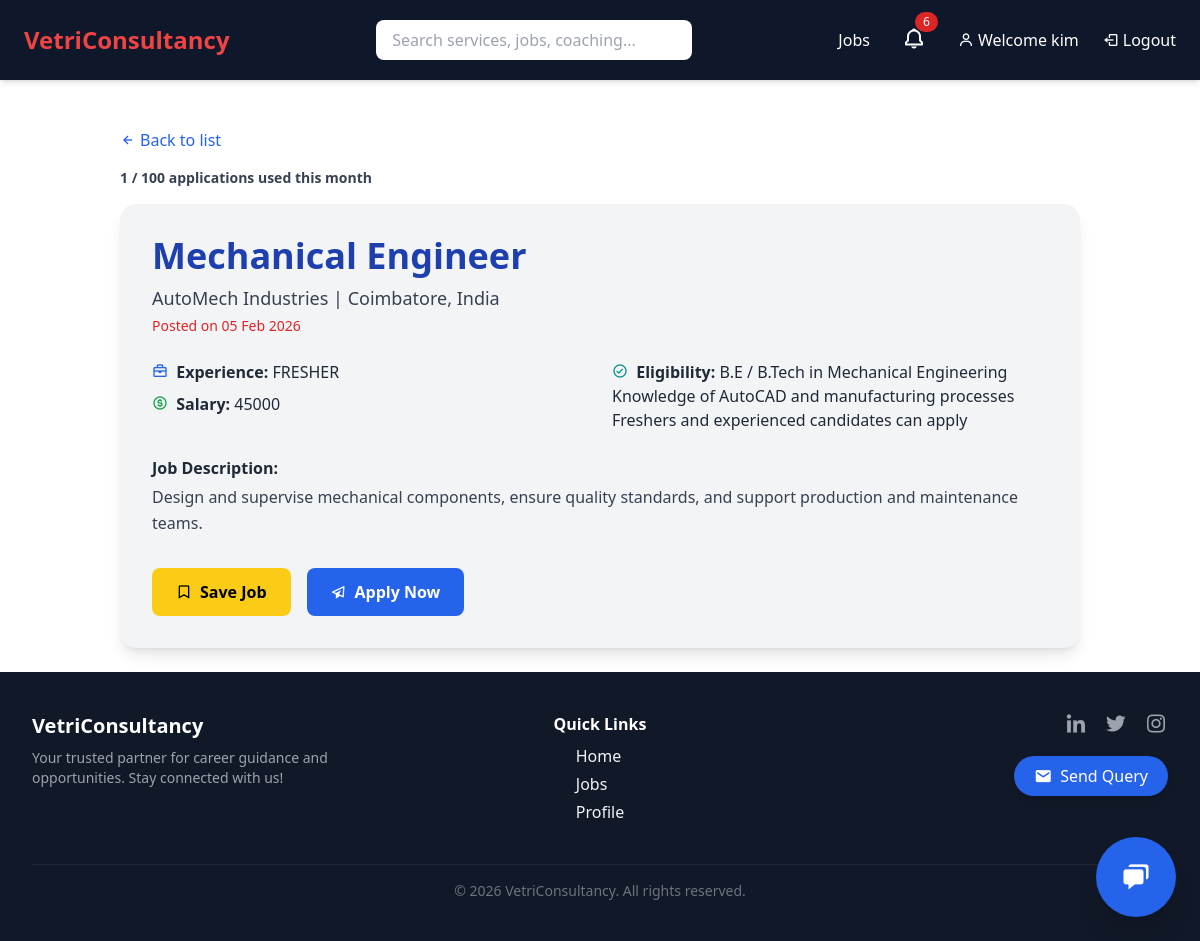
/jobs/8/ (signed in), run on the app's committed database.
### VCS/models.py (models this page shows, shortened)
class Job(models.Model):
    EXPERIENCE_CHOICES = [
        ('FRESHER', 'Fresher'),
        ('1-3', '1–3 Years'),
        ('3-5', '3–5 Years'),
        ('5+', '5+ Years'),
    ]
    company_name = models.CharField(max_length=200, db_index=True)
    job_title = models.CharField(max_length=200, db_index=True)
    location = models.CharField(max_length=100, db_index=True)
    experience = models.CharField(
        max_length=10,
        choices=EXPERIENCE_CHOICES,
        db_index=True
    )
    salary_range = models.IntegerField(help_text="Monthly salary", db_index=True)
    is_remote = models.BooleanField(default=False)
    eligibility = models.TextField()
    job_description = models.TextField()
    posted_at = models.DateTimeField(auto_now_add=True, db_index=True)
    saved_by = models.ManyToManyField(User, blank=True, related_name='saved_jobs')
    applied_by = models.ManyToManyField(User, through='JobApplication', related_name='applied_jobs')
    class Meta:
        indexes = [
            models.Index(fields=['job_title']),
            models.Index(fields=['location']),
            models.Index(fields=['experience']),
            models.Index(fields=['salary_range']),
        ]

### VCS/views.py (the view)
# urls.py: path('jobs/<int:pk>/', job_detail, name='job_detail'),
def job_detail(request, pk):
    job = get_object_or_404(Job, pk=pk)
    has_applied = False
    applications_used = 0
    applications_limit = None
    limit_reached = False
    show_warning = False
    if request.user.is_authenticated:
        has_applied = JobApplication.objects.filter(
            job=job,
            user=request.user
        ).exists()
        profile = Profile.objects.get(user=request.user)
        applications_used = profile.applications_this_month()
        applications_limit = profile.application_limit()
        if applications_limit is not None:
            limit_reached = applications_used >= applications_limit
            show_warning = applications_used >= (applications_limit - 2)
    return render(request, 'job_detail.html', {
        'job': job,
        'has_applied': has_applied,
        'applications_used': applications_used,
        'applications_limit': applications_limit,
        'limit_reached': limit_reached,
        'show_warning': show_warning,
    })

### VCS/context_processors.py (called while the page is built)
def notification_count(request):
    if request.user.is_authenticated:
        unread_count = Notification.objects.filter(
            user=request.user,
            is_read=False
        ).count()
        latest_notifications = Notification.objects.filter(
            user=request.user
        ).order_by('-created_at')[:5]
    else:
        unread_count = 0
        latest_notifications = []
    return {
        'notification_count': unread_count,
        'latest_notifications': latest_notifications,
    }

### VCS/models.py (called while the page is built)
    def application_limit(self):
        if self.is_proplus:
            return None
        if self.is_pro:
            return 100
        return 20

    def applications_this_month(self):
        now = timezone.now()
        return JobApplication.objects.filter(
            user=self.user,
            applied_at__year=now.year,
            applied_at__month=now.month
        ).count()

### VCS/templates/job_detail.html (shortened to what this page needs)
{% extends 'base.html' %}
{% block content %}
<link href="https://unpkg.com/boxicons@2.1.4/css/boxicons.min.css" rel="stylesheet">
<div class="mt-6 max-w-5xl mx-auto px-4 sm:px-6 lg:px-8">
    <a href="{% url 'job_list' %}" class="text-blue-600 hover:underline flex items-center gap-1 mb-4">
        <i class='bx bx-left-arrow-alt'></i> Back to list
    </a>
    {% if user.is_authenticated and not user.is_superuser %}
        <div class="mb-4">
            {% if applications_limit %}
                <p class="text-sm text-gray-700 font-semibold">
                    {{ applications_used }} / {{ applications_limit }} applications used this month
                </p>
            {% else %}
                <p class="text-sm text-green-700 font-semibold">
                    Unlimited applications 🎉
                </p>
            {% endif %}
        </div>
    {% endif %}
    <div class="bg-gray-100 rounded-2xl shadow-lg p-6 sm:p-8">
        <h1 class="text-3xl sm:text-4xl font-bold text-blue-800 mb-2">{{ job.job_title }}</h1>
        <p class="text-gray-700 sm:text-lg">{{ job.company_name }} | {{ job.location }}</p>
        <p class="text-sm text-red-600 mt-1">Posted on {{ job.posted_at|date:"d M Y" }}</p>
        <div class="mt-6 grid grid-cols-1 md:grid-cols-2 gap-6 text-gray-800">
            <div class="flex flex-col gap-2">
                <p><i class='bx bx-briefcase text-blue-600 mr-1'></i> <strong>Experience:</strong> {{ job.experience }}</p>
                <p><i class='bx bx-dollar-circle text-green-600 mr-1'></i> <strong>Salary:</strong> {{ job.salary_range }}</p>
            </div>
            <div class="flex flex-col gap-2">
                <p><i class='bx bx-check-circle text-teal-600 mr-1'></i> <strong>Eligibility:</strong> {{ job.eligibility }}</p>
            </div>
        </div>
        <div class="mt-6">
            <p class="font-semibold text-gray-800 mb-1">Job Description:</p>
            <p class="text-gray-700 leading-relaxed">{{ job.job_description }}</p>
        </div>
        <div class="mt-8 flex flex-col sm:flex-row sm:flex-wrap gap-4">
            {% if user.is_authenticated %}
                {% if not user.is_superuser %}
                <form method="post" action="{% url 'save_job' job.pk %}">
                    <button type="submit"
                        class="flex items-center gap-2 px-6 py-3 bg-yellow-400 hover:bg-yellow-500 text-black rounded-lg font-semibold transition w-full sm:w-auto justify-center">
                        <i class='bx bx-bookmark'></i>
                        {% if user in job.saved_by.all %} Unsave {% else %} Save Job {% endif %}
                    </button>
                </form>
                {% endif %}
            {% else %}
                <a href="/login/"
                   class="flex items-center gap-2 px-6 py-3 bg-yellow-400 hover:bg-yellow-500 text-black rounded-lg font-semibold transition w-full sm:w-auto justify-center">
                    <i class='bx bx-bookmark'></i> Login to Save
                </a>
            {% endif %}
            {% if user.is_authenticated %}
                {% if has_applied %}
                    <button
                        class="flex items-center gap-2 px-6 py-3 bg-gray-400 text-white rounded-lg font-semibold w-full sm:w-auto justify-center cursor-not-allowed"
                        disabled>
                        <i class='bx bx-check-circle'></i> Applied
                    </button>
                {% else %}
                    {% if not user.is_superuser %}
                        {% if limit_reached %}
                            <button
                                class="flex items-center gap-2 px-6 py-3 bg-gray-400 text-white rounded-lg font-semibold w-full sm:w-auto justify-center cursor-not-allowed"
                                disabled>
                                <i class='bx bx-lock'></i> Limit Reached
                            </button>
                        {% else %}
                            <a href="{% url 'apply_job' job.pk %}"
                               class="flex items-center gap-2 px-6 py-3 bg-blue-600 hover:bg-blue-700 text-white rounded-lg font-semibold transition w-full sm:w-auto justify-center">
                                <i class='bx bx-paper-plane'></i> Apply Now
                            </a>
                        {% endif %}
                    {% endif %}
                {% endif %}
            {% else %}
                <a href="{% url 'login' %}"
                   class="flex items-center gap-2 px-6 py-3 bg-blue-600 hover:bg-blue-700 text-white rounded-lg font-semibold transition w-full sm:w-auto justify-center">
                    <i class='bx bx-log-in'></i> Login to Apply
                </a>
            {% endif %}
        </div>
    </div>
</div>
{% endblock %}

### VCS/templates/base.html (shortened to what this page needs)
<!DOCTYPE html>
<html lang="en" x-data="{ open: false, openQuery:false }">
<head>
    <script src="https://cdn.tailwindcss.com"></script>
    <link href="https://unpkg.com/boxicons@2.1.4/css/boxicons.min.css" rel="stylesheet">
    <link href="https://cdn.jsdelivr.net/npm/fullcalendar@6.1.11/index.global.min.css" rel="stylesheet">
</head>
<body class="flex flex-col min-h-screen">
    <header class="bg-slate-900 text-white px-6 py-4 flex flex-col md:flex-row md:items-center md:justify-between shadow-md">
    <div class="flex justify-between items-center w-full md:w-auto">
        <a href="/" class="text-2xl font-bold text-red-500 hover:text-red-600 transition-colors duration-200">
            VetriConsultancy
        </a>
    </div>
    <div :class="{'block': open, 'hidden': !open}" class="w-full mt-4 md:mt-0 md:flex md:items-center md:justify-between">
        <form action="/search/" method="get" class="w-full md:w-1/3 mx-auto mb-3 md:mb-0">
            <input type="text" name="q"
                   placeholder="Search services, jobs, coaching..."
                   class="w-full px-4 py-2 rounded-lg text-black focus:outline-none focus:ring-2 focus:ring-blue-500 transition shadow-sm">
        </form>
        <nav class="flex flex-col md:flex-row md:items-center space-y-2 md:space-y-0 md:space-x-6 text-sm md:text-base">
            <a href="/jobs/" class="hover:text-blue-400 transition duration-200">Jobs</a>
            {% if user.is_authenticated %}
            <div class="relative" id="notification-container">
                <button onclick="toggleNotifications()" class="relative text-2xl p-2 rounded hover:bg-slate-800 transition focus:outline-none">
                    <i class='bx bx-bell'></i>
                    {% if notification_count > 0 %}
                    <span class="absolute -top-1 -right-1 bg-red-600 text-white text-xs px-2 py-0.5 rounded-full">
                        {{ notification_count }}
                    </span>
                    {% endif %}
                </button>
            </div>
            {% if user.is_superuser or user.is_staff %}
            <a href="{% url 'admin_dashboard' %}" class="flex items-center gap-1 hover:text-yellow-400 transition duration-200">
                <i class='bx bx-tachometer'></i> Dashboard
            </a>
            {% else %}
            <a href="{% url 'profile' %}" class="flex items-center gap-1 hover:text-blue-400 transition duration-200">
                <i class='bx bx-user'></i> Welcome {{ user.username }}
            </a>
            {% endif %}
            <form method="post" action="{% url 'logout' %}" class="inline">
                <button type="submit" class="flex items-center gap-1 hover:text-red-400 transition duration-200">
                    <i class='bx bx-log-out'></i> Logout
                </button>
            </form>
            {% endif %}
        </nav>
    </div>
</header>
<main class="flex-grow px-4 md:px-6 py-6">
    {% block content %}{% endblock %}
</main>
<footer class="bg-gray-900 text-gray-100 py-10">
    <div class="max-w-7xl mx-auto px-4 sm:px-6 lg:px-8">
        <div class="grid grid-cols-1 sm:grid-cols-3 gap-8">
            <div class="flex flex-col items-center sm:items-start text-center sm:text-left">
                <h2 class="text-xl font-bold text-white mb-2">VetriConsultancy</h2>
                <p class="text-gray-400 text-sm">
                    Your trusted partner for career guidance and opportunities.
                    Stay connected with us!
                </p>
            </div>
            <div class="flex flex-col items-center">
                <h3 class="text-white font-semibold mb-2">Quick Links</h3>
                <ul class="space-y-1">
                    {% if user.is_superuser %}
                    <li><a href="/" class="hover:text-blue-500 transition-colors duration-200">Home</a></li>
                    <li><a href="/jobs" class="hover:text-blue-500 transition-colors duration-200">Jobs</a></li>
                    {% else %}
                    <li><a href="/" class="hover:text-blue-500 transition-colors duration-200">Home</a></li>
                    <li><a href="/jobs" class="hover:text-blue-500 transition-colors duration-200">Jobs</a></li>
                    <li><a href="/profile" class="hover:text-blue-500 transition-colors duration-200">Profile</a></li>
                    {% endif %}
                </ul>
            </div>
            <div class="flex flex-col items-center sm:items-end text-center sm:text-right space-y-4">
                <div class="flex space-x-4 justify-center sm:justify-end">
                    <a href="#" class="text-gray-400 hover:text-blue-600 transition-colors duration-200">
                        <i class='bx bxl-linkedin text-2xl'></i>
                    </a>
                    <a href="#" class="text-gray-400 hover:text-sky-400 transition-colors duration-200">
                        <i class='bx bxl-twitter text-2xl'></i>
                    </a>
                    <a href="#" class="text-gray-400 hover:text-pink-500 transition-colors duration-200">
                        <i class='bx bxl-instagram text-2xl'></i>
                    </a>
                </div>
                {% if user.is_authenticated and not user.is_superuser and not user.is_staff %}
                <button @click="openQuery=true"
                        class="bg-blue-600 hover:bg-blue-700 text-white px-5 py-2 rounded-full flex items-center gap-2 shadow-md hover:shadow-xl transition-all duration-300 transform hover:-translate-y-1 hover:scale-105">
                    <i class='bx bxs-envelope text-lg'></i>
                    <span class="font-medium">Send Query</span>
                </button>
                {% endif %}
            </div>
        </div>
        <div class="mt-10 border-t border-gray-800 pt-4 text-center text-gray-500 text-sm">
            © 2026 VetriConsultancy. All rights reserved.
        </div>
    </div>
</footer>
{% if user.is_authenticated and not user.is_superuser and not user.is_staff %}
<div x-data="{ openChat: false }" class="fixed bottom-6 right-6 z-50">
    <button @click="openChat = true"
        class="fixed bottom-6 right-6 w-16 h-16 sm:w-20 sm:h-20 bg-blue-600 hover:bg-blue-700 text-white rounded-full shadow-xl flex items-center justify-center transition-all duration-300 transform hover:scale-110 hover:rotate-12 animate-bounce">
    <i class='bx bxs-chat text-2xl sm:text-3xl'></i>
    </button>
</div>
{% endif %}
</body>
</html>

### data on the page
Job: job_title "Mechanical Engineer", company_name "AutoMech Industries", location "Coimbatore, India", posted_at "05 Feb 2026", experience "FRESHER", salary_range "45000", eligibility "B.E / B.Tech in Mechanical Engineering Knowledge of AutoCAD and manufacturing processes Freshers and experienced candidates can apply", job_description "Design and supervise mechanical components, ensure quality standards, and support production and maintenance teams."

### other printed values
{{ notification_count }} "6"
{{ user.username }} "kim"
{{ applications_used }} "1"
{{ applications_limit }} "100"
